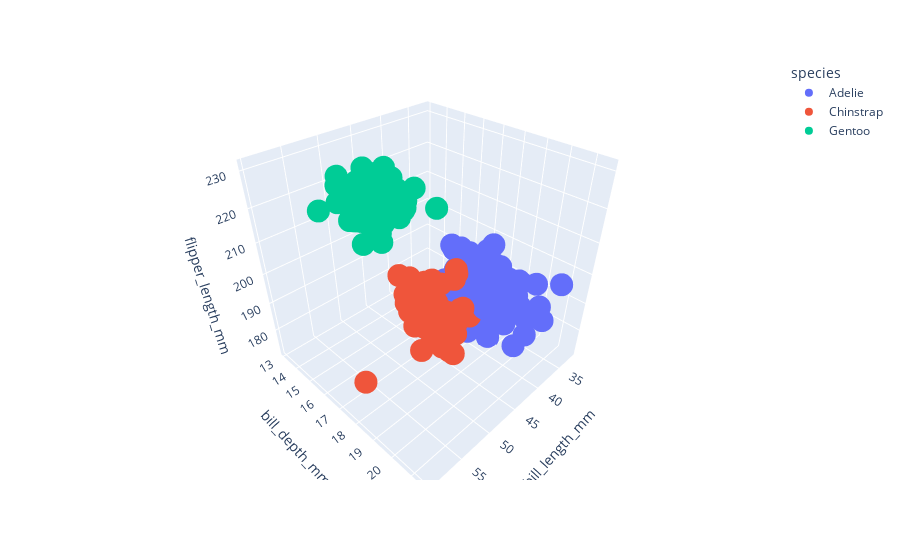

The cell this chart's notebook holds for it:
### Code cell
px.scatter_3d(data2, x='bill_length_mm', y='bill_depth_mm', z='flipper_length_mm',color='species')
